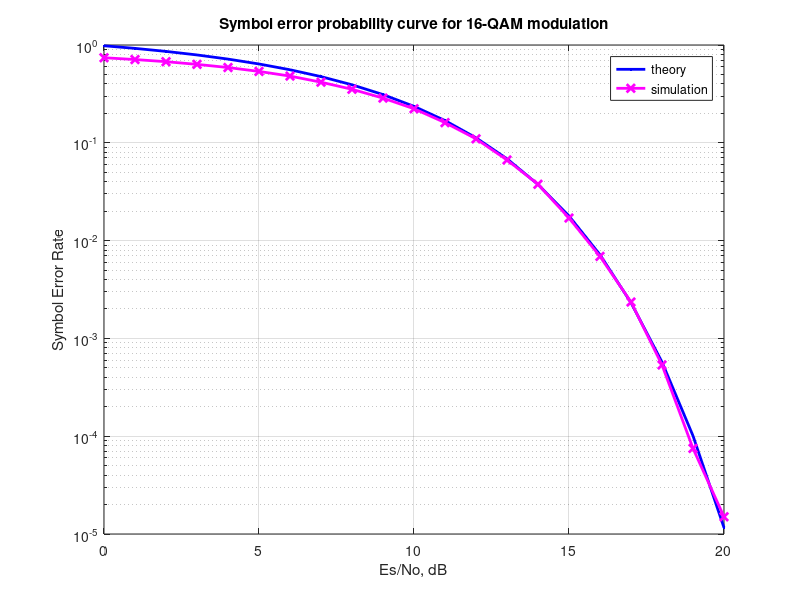

The MATLAB script that drew this image:
% symbol error rate for 16-QAM modulation
clear
N = 2*10^5; % number of symbols
alpha16qam = [-3 -1 1 3]; % 16-QAM alphabets
Es_N0_dB = [0:20]; % multiple Es/N0 values
ipHat = zeros(1,N);
for ii = 1:length(Es_N0_dB)
    ip = randsrc(1,N,alpha16qam) + j*randsrc(1,N,alpha16qam);
    s = (1/sqrt(10))*ip; % normalization of energy to 1
    n = 1/sqrt(2)*[randn(1,N) + j*randn(1,N)]; % white guassian noise, 0dB variance

    y = s + 10^(-Es_N0_dB(ii)/20)*n; % additive white gaussian noise

    % demodulation
    y_re = real(y); % real part
    y_im = imag(y); % imaginary part

    ipHat_re(find(y_re< -2/sqrt(10)))           = -3;
    ipHat_re(find(y_re > 2/sqrt(10)))           =  3;
    ipHat_re(find(y_re>-2/sqrt(10) & y_re<=0))  = -1;
    ipHat_re(find(y_re>0 & y_re<=2/sqrt(10)))   =  1;

    ipHat_im(find(y_im< -2/sqrt(10)))           = -3;
    ipHat_im(find(y_im > 2/sqrt(10)))           =  3;
    ipHat_im(find(y_im>-2/sqrt(10) & y_im<=0))  = -1;
    ipHat_im(find(y_im>0 & y_im<=2/sqrt(10)))   =  1;
    ipHat = ipHat_re + j*ipHat_im;
    nErr(ii) = size(find([ip- ipHat]),2); % couting the number of errors
end

simBer = nErr/N;
theoryBer = 3/2*erfc(sqrt(0.1*(10.^(Es_N0_dB/10))));
close all
figure
semilogy(Es_N0_dB,theoryBer,'b.-','LineWidth',2);
hold on
semilogy(Es_N0_dB,simBer,'mx-','Linewidth',2);
axis([0 20 10^-5 1])
grid on
legend('theory', 'simulation');
xlabel('Es/No, dB')
ylabel('Symbol Error Rate')
title('Symbol error probability curve for 16-QAM modulation') 
